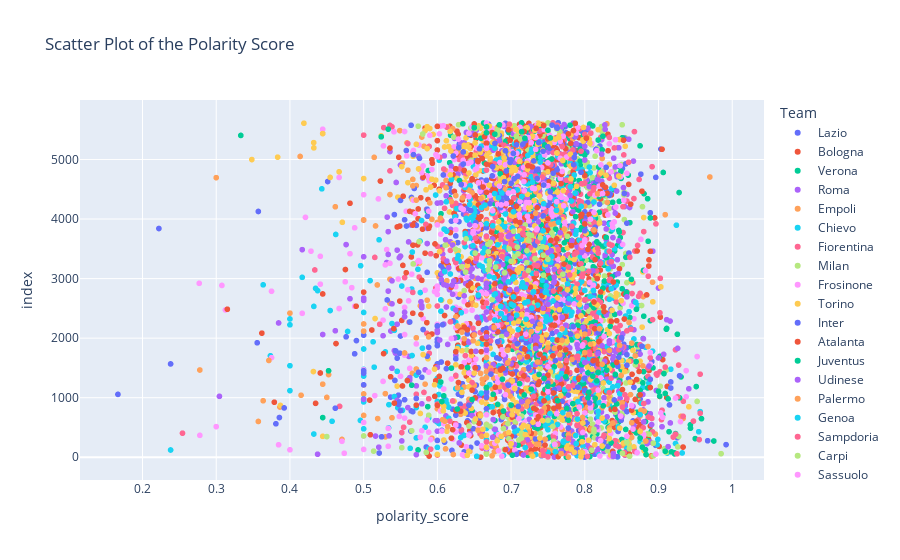

This figure's notebook cell:
### Code cell
# Scatter Plot of the Polarity Score

fig = px.scatter(df1,
                 x = "polarity_score",                 
                 color = "Team",
                 title="Scatter Plot of the Polarity Score",
                )
fig.show()

# Histogram of the Polarity Score

fig = px.histogram(df1, x="polarity_score", title='Distribution of the Polarity_Score')
fig.show()

### Figure 1 — Plotly figure (JSON) as saved in the notebook; plotly's stock layout.template omitted (floating-point values rounded to 4 significant figures; data arrays with more than 128 entries replaced by an {"elided": "..."} marker saying what was removed)
{"data": [{"hovertemplate": "Team=Lazio<br>polarity_score=%{x}<br>index=%{y}<extra></extra>", "legendgroup": "Lazio", "marker": {"color": "#636efa", "symbol": "circle"}, "mode": "markers", "name": "Lazio", "showlegend": true, "type": "scattergl", "x": {"elided": "281 float values"}, "xaxis": "x", "y": {"elided": "281 int values"}, "yaxis": "y"}, {"hovertemplate": "Team=Bologna<br>polarity_score=%{x}<br>index=%{y}<extra></extra>", "legendgroup": "Bologna", "marker": {"color": "#EF553B", "symbol": "circle"}, "mode": "markers", "name": "Bologna", "showlegend": true, "type": "scattergl", "x": {"elided": "280 float values"}, "xaxis": "x", "y": {"elided": "280 int values"}, "yaxis": "y"}, {"hovertemplate": "Team=Verona<br>polarity_score=%{x}<br>index=%{y}<extra></extra>", "legendgroup": "Verona", "marker": {"color": "#00cc96", "symbol": "circle"}, "mode": "markers", "name": "Verona", "showlegend": true, "type": "scattergl", "x": {"elided": "204 float values"}, "xaxis": "x", "y": {"elided": "204 int values"}, "yaxis": "y"}, {"hovertemplate": "Team=Roma<br>polarity_score=%{x}<br>index=%{y}<extra></extra>", "legendgroup": "Roma", "marker": {"color": "#ab63fa", "symbol": "circle"}, "mode": "markers", "name": "Roma", "showlegend": true, "type": "scattergl", "x": {"elided": "281 float values"}, "xaxis": "x", "y": {"elided": "281 int values"}, "yaxis": "y"}, {"hovertemplate": "Team=Empoli<br>polarity_score=%{x}<br>index=%{y}<extra></extra>", "legendgroup": "Empoli", "marker": {"color": "#FFA15A", "symbol": "circle"}, "mode": "markers", "name": "Empoli", "showlegend": true, "type": "scattergl", "x": {"elided": "167 float values"}, "xaxis": "x", "y": {"elided": "167 int values"}, "yaxis": "y"}, {"hovertemplate": "Team=Chievo<br>polarity_score=%{x}<br>index=%{y}<extra></extra>", "legendgroup": "Chievo", "marker": {"color": "#19d3f3", "symbol": "circle"}, "mode": "markers", "name": "Chievo", "showlegend": true, "type": "scattergl", "x": {"elided": "151 float values"}, "xaxis": "x", "y": {"elided": "151 int values"}, "yaxis": "y"}, {"hovertemplate": "Team=Fiorentina<br>polarity_score=%{x}<br>index=%{y}<extra></extra>", "legendgroup": "Fiorentina", "marker": {"color": "#FF6692", "symbol": "circle"}, "mode": "markers", "name": "Fiorentina", "showlegend": true, "type": "scattergl", "x": {"elided": "280 float values"}, "xaxis": "x", "y": {"elided": "280 int values"}, "yaxis": "y"}, {"hovertemplate": "Team=Milan<br>polarity_score=%{x}<br>index=%{y}<extra></extra>", "legendgroup": "Milan", "marker": {"color": "#B6E880", "symbol": "circle"}, "mode": "markers", "name": "Milan", "showlegend": true, "type": "scattergl", "x": {"elided": "281 float values"}, "xaxis": "x", "y": {"elided": "281 int values"}, "yaxis": "y"}, {"hovertemplate": "Team=Frosinone<br>polarity_score=%{x}<br>index=%{y}<extra></extra>", "legendgroup": "Frosinone", "marker": {"color": "#FF97FF", "symbol": "circle"}, "mode": "markers", "name": "Frosinone", "showlegend": true, "type": "scattergl", "x": [0.8333, 0.6364, 0.6341, 0.4737, 0.8387, 0.7049, 0.5, 0.825, 0.6667, 0.5333, 0.3846, 0.7619, 0.7838, 0.4706, 0.8, 0.6207, 0.8793, 0.5, 0.2778, 0.88, 0.76, 0.625, 0.5789, 0.8182, 0.6562, 0.7674, 0.625, 0.6429, 0.6087, 0.5, 0.7179, 0.8, 0.5556, 0.6538, 0.5484, 0.7333, 0.65, 0.8, 0.8214, 0.5263, 0.8667, 0.6786, 0.75, 0.6907, 0.6774, 0.4167, 0.6667, 0.3125, 0.5294, 0.4667, 0.625, 0.8636, 0.74, 0.6667, 0.6667, 0.561, 0.7727, 0.6552, 0.6538, 0.7361, 0.7143, 0.625, 0.6613, 0.375, 0.5833, 0.6552, 0.4839, 0.625, 0.3077, 0.4412, 0.2769, 0.475, 0.6786, 0.6667, 0.6316, 0.64], "xaxis": "x", "y": [8, 25, 42, 67, 91, 118, 131, 148, 179, 184, 209, 226, 253, 268, 294, 303, 326, 355, 368, 383, 402, 425, 446, 466, 487, 508, 533, 548, 565, 584, 609, 620, 657, 661, 686, 709, 728, 743, 2293, 2302, 2327, 2334, 2368, 2389, 2408, 2417, 2448, 2473, 2493, 2498, 2519, 2546, 2565, 2586, 2617, 2626, 2639, 2668, 2687, 2716, 2733, 2739, 2760, 2787, 2806, 2827, 2848, 2862, 2885, 2906, 2921, 2946, 2975, 2984, 3011, 3020], "yaxis": "y"}, {"hovertemplate": "Team=Torino<br>polarity_score=%{x}<br>index=%{y}<extra></extra>", "legendgroup": "Torino", "marker": {"color": "#FECB52", "symbol": "circle"}, "mode": "markers", "name": "Torino", "showlegend": true, "type": "scattergl", "x": {"elided": "280 float values"}, "xaxis": "x", "y": {"elided": "280 int values"}, "yaxis": "y"}, {"hovertemplate": "Team=Inter<br>polarity_score=%{x}<br>index=%{y}<extra></extra>", "legendgroup": "Inter", "marker": {"color": "#636efa", "symbol": "circle"}, "mode": "markers", "name": "Inter", "showlegend": true, "type": "scattergl", "x": {"elided": "281 float values"}, "xaxis": "x", "y": {"elided": "281 int values"}, "yaxis": "y"}, {"hovertemplate": "Team=Atalanta<br>polarity_score=%{x}<br>index=%{y}<extra></extra>", "legendgroup": "Atalanta", "marker": {"color": "#EF553B", "symbol": "circle"}, "mode": "markers", "name": "Atalanta", "showlegend": true, "type": "scattergl", "x": {"elided": "281 float values"}, "xaxis": "x", "y": {"elided": "281 int values"}, "yaxis": "y"}, {"hovertemplate": "Team=Juventus<br>polarity_score=%{x}<br>index=%{y}<extra></extra>", "legendgroup": "Juventus", "marker": {"color": "#00cc96", "symbol": "circle"}, "mode": "markers", "name": "Juventus", "showlegend": true, "type": "scattergl", "x": {"elided": "279 float values"}, "xaxis": "x", "y": {"elided": "279 int values"}, "yaxis": "y"}, {"hovertemplate": "Team=Udinese<br>polarity_score=%{x}<br>index=%{y}<extra></extra>", "legendgroup": "Udinese", "marker": {"color": "#ab63fa", "symbol": "circle"}, "mode": "markers", "name": "Udinese", "showlegend": true, "type": "scattergl", "x": {"elided": "281 float values"}, "xaxis": "x", "y": {"elided": "281 int values"}, "yaxis": "y"}, {"hovertemplate": "Team=Palermo<br>polarity_score=%{x}<br>index=%{y}<extra></extra>", "legendgroup": "Palermo", "marker": {"color": "#FFA15A", "symbol": "circle"}, "mode": "markers", "name": "Palermo", "showlegend": true, "type": "scattergl", "x": [0.8906, 0.7407, 0.7273, 0.7679, 0.6774, 0.7982, 0.7564, 0.76, 0.7818, 0.6792, 0.7347, 0.6739, 0.7167, 0.8829, 0.7778, 0.7463, 0.8636, 0.6604, 0.7778, 0.6923, 0.72, 0.7234, 0.6552, 0.8082, 0.8333, 0.614, 0.75, 0.7632, 0.8378, 0.8636, 0.6102, 0.6071, 0.519, 0.7969, 0.9306, 0.7778, 0.6579, 0.7442, 0.8807, 0.8762, 0.7679, 0.7451, 0.8036, 0.7209, 0.8308, 0.8507, 0.7229, 0.8361, 0.6429, 0.8333, 0.45, 0.6986, 0.4151, 0.5294, 0.82, 0.6957, 0.7586, 0.675, 0.6275, 0.6842, 0.65, 0.5833, 0.6613, 0.7538, 0.7, 0.661, 0.6667, 0.7945, 0.8493, 0.4524, 0.6585, 0.6667, 0.6812, 0.717, 0.6724, 0.7], "xaxis": "x", "y": [14, 39, 52, 61, 94, 113, 134, 147, 164, 189, 218, 230, 255, 272, 287, 302, 333, 352, 377, 391, 412, 423, 454, 475, 494, 513, 530, 553, 574, 579, 605, 630, 649, 668, 687, 710, 727, 754, 774, 789, 800, 825, 839, 858, 893, 914, 931, 954, 973, 988, 1005, 1028, 1041, 1068, 1087, 1106, 1115, 1147, 1166, 1183, 1208, 1228, 1239, 1272, 1295, 1310, 1337, 1350, 1373, 1388, 1407, 1434, 1443, 1470, 1497, 1510], "yaxis": "y"}, {"hovertemplate": "Team=Genoa<br>polarity_score=%{x}<br>index=%{y}<extra></extra>", "legendgroup": "Genoa", "marker": {"color": "#19d3f3", "symbol": "circle"}, "mode": "markers", "name": "Genoa", "showlegend": true, "type": "scattergl", "x": {"elided": "265 float values"}, "xaxis": "x", "y": {"elided": "265 int values"}, "yaxis": "y"}, {"hovertemplate": "Team=Sampdoria<br>polarity_score=%{x}<br>index=%{y}<extra></extra>", "legendgroup": "Sampdoria", "marker": {"color": "#FF6692", "symbol": "circle"}, "mode": "markers", "name": "Sampdoria", "showlegend": true, "type": "scattergl", "x": {"elided": "281 float values"}, "xaxis": "x", "y": {"elided": "281 int values"}, "yaxis": "y"}, {"hovertemplate": "Team=Carpi<br>polarity_score=%{x}<br>index=%{y}<extra></extra>", "legendgroup": "Carpi", "marker": {"color": "#B6E880", "symbol": "circle"}, "mode": "markers", "name": "Carpi", "showlegend": true, "type": "scattergl", "x": [0.8608, 0.8932, 0.6667, 0.8511, 0.5849, 0.5135, 0.8095, 0.8605, 0.5517, 0.76, 0.76, 0.8929, 0.8571, 0.7576, 0.7105, 0.697, 0.7143, 0.45, 0.5, 0.8873, 0.7143, 0.8125, 0.5652, 0.8125, 0.6897, 0.7568, 0.6429, 0.6667, 0.6957, 0.65, 0.7059, 0.75, 0.8077, 0.6889, 0.7143, 0.5882, 0.6667, 0.8409], "xaxis": "x", "y": [17, 26, 53, 68, 82, 103, 120, 145, 160, 185, 206, 237, 246, 271, 290, 309, 322, 347, 358, 386, 407, 422, 445, 471, 482, 517, 524, 547, 564, 597, 598, 619, 640, 677, 692, 705, 724, 757], "yaxis": "y"}, {"hovertemplate": "Team=Sassuolo<br>polarity_score=%{x}<br>index=%{y}<extra></extra>", "legendgroup": "Sassuolo", "marker": {"color": "#FF97FF", "symbol": "circle"}, "mode": "markers", "name": "Sassuolo", "showlegend": true, "type": "scattergl", "x": {"elided": "279 float values"}, "xaxis": "x", "y": {"elided": "279 int values"}, "yaxis": "y"}, {"hovertemplate": "Team=Napoli<br>polarity_score=%{x}<br>index=%{y}<extra></extra>", "legendgroup": "Napoli", "marker": {"color": "#FECB52", "symbol": "circle"}, "mode": "markers", "name": "Napoli", "showlegend": true, "type": "scattergl", "x": {"elided": "279 float values"}, "xaxis": "x", "y": {"elided": "279 int values"}, "yaxis": "y"}, {"hovertemplate": "Team=Crotone<br>polarity_score=%{x}<br>index=%{y}<extra></extra>", "legendgroup": "Crotone", "marker": {"color": "#636efa", "symbol": "circle"}, "mode": "markers", "name": "Crotone", "showlegend": true, "type": "scattergl", "x": [0.5667, 0.55, 0.6667, 0.4615, 0.7097, 0.6429, 0.5476, 0.8065, 0.5484, 0.7692, 0.84, 0.5714, 0.6667, 0.6087, 0.7778, 0.1667, 0.6667, 0.8, 0.7586, 0.9167, 0.7907, 0.6964, 0.5, 0.7358, 0.75, 0.9167, 0.5424, 0.8889, 0.8, 0.5789, 0.9286, 0.6727, 0.5, 0.5745, 0.5, 0.6923, 0.6852, 0.6552, 0.8448, 0.8571, 0.2381, 0.8108, 0.6053, 0.76, 0.625, 0.5455, 0.8462, 0.7692, 0.8571, 0.4878, 0.8182, 0.5435, 0.7547, 0.7143, 0.5882, 0.8776, 0.6, 0.7083, 0.6, 0.6818, 0.4902, 0.6, 0.85, 0.4762, 0.5, 0.7805, 0.8182, 0.5, 0.8, 0.5806, 0.6667, 0.7843, 0.6, 0.6071, 0.7368, 0.5625, 0.8, 0.6102, 0.2222, 0.814, 0.5581, 0.5714, 0.8571, 0.6522, 0.619, 0.5556, 0.7647, 0.7317, 0.7234, 0.7436, 0.5417, 0.7308, 0.3571, 0.6452, 0.5862, 0.6857, 0.7368, 0.75, 0.6711, 0.697, 0.8039, 0.6875, 0.55, 0.6552, 0.6933, 0.6857, 0.8333, 0.8345, 0.6931, 0.7531, 0.7059, 0.5686, 0.8269, 0.6585], "xaxis": "x", "y": [765, 784, 815, 824, 853, 874, 885, 913, 926, 941, 962, 987, 1006, 1024, 1045, 1056, 1097, 1125, 1132, 1163, 1178, 1209, 1216, 1224, 1241, 1264, 1290, 1309, 1328, 1343, 1368, 1397, 1411, 1426, 1453, 1466, 1487, 1504, 1526, 1546, 1567, 1576, 1599, 1624, 1653, 1664, 1679, 1713, 1722, 1737, 1760, 1785, 1810, 1825, 1846, 1863, 1874, 1905, 1931, 1942, 1959, 1980, 2007, 2022, 2050, 2070, 2093, 2117, 2126, 2145, 2162, 2195, 2208, 2225, 2246, 2271, 3805, 3826, 3841, 3860, 3883, 3894, 3931, 3936, 3965, 3988, 3996, 4015, 4037, 4054, 4075, 4100, 4127, 4144, 4165, 4190, 4209, 4230, 4255, 4264, 4279, 4300, 4313, 4336, 4365, 4377, 4396, 4422, 4439, 4458, 4493, 4514, 4527, 4540], "yaxis": "y"}, {"hovertemplate": "Team=Cagliari<br>polarity_score=%{x}<br>index=%{y}<extra></extra>", "legendgroup": "Cagliari", "marker": {"color": "#EF553B", "symbol": "circle"}, "mode": "markers", "name": "Cagliari", "showlegend": true, "type": "scattergl", "x": {"elided": "228 float values"}, "xaxis": "x", "y": {"elided": "228 int values"}, "yaxis": "y"}, {"hovertemplate": "Team=Pescara<br>polarity_score=%{x}<br>index=%{y}<extra></extra>", "legendgroup": "Pescara", "marker": {"color": "#00cc96", "symbol": "circle"}, "mode": "markers", "name": "Pescara", "showlegend": true, "type": "scattergl", "x": [0.6897, 0.6271, 0.7755, 0.587, 0.825, 0.7, 0.7838, 0.6061, 0.7632, 0.6471, 0.814, 0.8043, 0.6087, 0.7179, 0.6757, 0.8056, 0.9, 0.7273, 0.6667, 0.6667, 0.75, 0.5652, 0.7115, 0.8788, 0.6047, 0.8163, 0.6883, 0.7447, 0.7742, 0.8108, 0.7381, 0.8043, 0.8182, 0.4524, 0.8298, 0.619, 0.641], "xaxis": "x", "y": [776, 810, 819, 850, 863, 876, 900, 935, 950, 969, 990, 999, 1031, 1046, 1057, 1092, 1107, 1143, 1168, 1173, 1192, 1210, 1235, 1250, 1263, 1283, 1312, 1323, 1352, 1361, 1390, 1416, 1425, 1452, 1463, 1496, 1507], "yaxis": "y"}, {"hovertemplate": "Team=Spal<br>polarity_score=%{x}<br>index=%{y}<extra></extra>", "legendgroup": "Spal", "marker": {"color": "#ab63fa", "symbol": "circle"}, "mode": "markers", "name": "Spal", "showlegend": true, "type": "scattergl", "x": [0.8871, 0.7333, 0.7, 0.8, 0.8269, 0.6923, 0.7143, 0.7667, 0.8387, 0.7111, 0.907, 0.8182, 0.8333, 0.6522, 0.6667, 0.7333, 0.85, 0.8235, 0.7895, 0.8333, 0.6429, 0.8333, 0.6032, 0.7333, 0.7353, 0.6667, 0.5263, 0.4444, 0.6939, 0.6, 0.4615, 0.6765, 0.6731, 0.7978, 0.7742, 0.5455, 0.3846, 0.75, 0.7292, 0.75, 0.7, 0.7692, 0.5556, 0.75, 0.6857, 0.5556, 0.6667, 0.625, 0.7083, 0.7436, 0.6889, 0.5789, 0.75, 0.7778, 0.5778, 0.5, 0.6833, 0.5, 0.8571, 0.6364, 0.6818, 0.6818, 0.7308, 0.5333, 0.6981, 0.7075, 0.6667, 0.6857, 0.6129, 0.7209, 0.6667, 0.7586, 0.6222, 0.6905, 0.6552, 0.6471, 0.6923, 0.7708, 0.6061, 0.6897, 0.8108, 0.75, 0.7586, 0.6154, 0.6731, 0.6885, 0.7368, 0.8333, 0.6129, 0.72, 0.6727, 0.5484, 0.5, 0.55, 0.5333, 0.75, 0.7955, 0.7547, 0.4167, 0.7105, 0.6667, 0.6458, 0.6207, 0.5862, 0.7465, 0.8462, 0.6111, 0.675, 0.7097, 0.6962, 0.6984, 0.7027, 0.7667, 0.5333], "xaxis": "x", "y": [1531, 1554, 1569, 1592, 1611, 1620, 1652, 1661, 1690, 1711, 1728, 1741, 1766, 1779, 1797, 1826, 1843, 1870, 1889, 1910, 1929, 1954, 1969, 1984, 2013, 2023, 2040, 2061, 2064, 2095, 2124, 2149, 2172, 2182, 2217, 2234, 2255, 2274, 2283, 2308, 2333, 2352, 2359, 2394, 2415, 2434, 2439, 2472, 2491, 2502, 2521, 2542, 2569, 2592, 2611, 2634, 2649, 2672, 2693, 2710, 2727, 2752, 2775, 2790, 2809, 2820, 2849, 2868, 2883, 2900, 2923, 2950, 2961, 2990, 3003, 3034, 3050, 3059, 3090, 3107, 3134, 3139, 3158, 3185, 3208, 3235, 3254, 3271, 3294, 3305, 3328, 3351, 3367, 3378, 3405, 3435, 3438, 3467, 3486, 3499, 3522, 3539, 3564, 3589, 3610, 3633, 3654, 3665, 3696, 3707, 3730, 3752, 3771, 3788], "yaxis": "y"}, {"hovertemplate": "Team=Benevento<br>polarity_score=%{x}<br>index=%{y}<extra></extra>", "legendgroup": "Benevento", "marker": {"color": "#FFA15A", "symbol": "circle"}, "mode": "markers", "name": "Benevento", "showlegend": true, "type": "scattergl", "x": [0.8788, 0.7667, 0.8235, 0.6957, 0.7358, 0.3714, 0.7826, 0.6667, 0.7119, 0.8684, 0.766, 0.5556, 0.8, 0.8333, 0.6957, 0.7586, 0.75, 0.8857, 0.8472, 0.8077, 0.8636, 0.6486, 0.7692, 0.6364, 0.5714, 0.5882, 0.65, 0.8, 0.6333, 0.7273, 0.5, 0.7692, 0.82, 0.6769, 0.6275, 0.7391, 0.5, 0.86, 0.8125, 0.7722, 0.7, 0.6538, 0.5161, 0.7541, 0.7586, 0.6, 0.6667, 0.5, 0.5926, 0.6042, 0.6444, 0.9091, 0.6735, 0.7333, 0.7667, 0.6753, 0.7619, 0.6667, 0.4615, 0.8, 0.7727, 0.5897, 0.8305, 0.619, 0.5714, 0.6591, 0.6341, 0.625, 0.5357, 0.8174, 0.6471, 0.7333, 0.6429, 0.6923, 0.6118, 0.5667], "xaxis": "x", "y": [1533, 1538, 1562, 1589, 1600, 1625, 1642, 1675, 1682, 1703, 1720, 1751, 1758, 1793, 1800, 1829, 1842, 1859, 1878, 1898, 1917, 1957, 1964, 1991, 2006, 2021, 2053, 2068, 2101, 2110, 2118, 2157, 2160, 2179, 2204, 2235, 2238, 2263, 3817, 3832, 3846, 3871, 3884, 3913, 3920, 3943, 3958, 3985, 3995, 4016, 4042, 4073, 4090, 4095, 4114, 4145, 4156, 4183, 4206, 4217, 4252, 4271, 4280, 4293, 4318, 4343, 4356, 4394, 4411, 4425, 4442, 4461, 4486, 4501, 4526, 4557], "yaxis": "y"}, {"hovertemplate": "Team=Parma<br>polarity_score=%{x}<br>index=%{y}<extra></extra>", "legendgroup": "Parma", "marker": {"color": "#19d3f3", "symbol": "circle"}, "mode": "markers", "name": "Parma", "showlegend": true, "type": "scattergl", "x": [0.7474, 0.7536, 0.7203, 0.6911, 0.7476, 0.7075, 0.6867, 0.6325, 0.6048, 0.7748, 0.7742, 0.7282, 0.686, 0.7034, 0.7, 0.7188, 0.7227, 0.757, 0.8333, 0.7788, 0.7033, 0.8072, 0.6555, 0.6786, 0.7463, 0.7303, 0.8118, 0.8359, 0.719, 0.7143, 0.7476, 0.7767, 0.7155, 0.6963, 0.7424, 0.7023, 0.6768, 0.7037, 0.6703, 0.6176, 0.7288, 0.61, 0.6646, 0.5736, 0.6809, 0.7801, 0.6609, 0.4959, 0.6806, 0.754, 0.748, 0.8364, 0.6949, 0.6273, 0.7554, 0.6283, 0.7232, 0.6618, 0.566, 0.8302, 0.6643, 0.664, 0.6376, 0.6483, 0.6818, 0.7069, 0.7436, 0.5765, 0.521, 0.7445, 0.6441, 0.7089, 0.6379, 0.4621, 0.6379, 0.6127, 0.7434, 0.609, 0.7019, 0.6914, 0.6752, 0.9243, 0.6667, 0.7643, 0.5786, 0.6402, 0.6391, 0.6462, 0.6237, 0.6493, 0.6923, 0.675, 0.7031, 0.7615, 0.626, 0.66, 0.7951, 0.6645, 0.6438, 0.7442, 0.6121, 0.7818, 0.76, 0.6444, 0.6829, 0.7143, 0.5976, 0.6776, 0.6875, 0.6981, 0.7083, 0.4432, 0.6375, 0.7805], "xaxis": "x", "y": [2286, 2309, 2318, 2337, 2360, 2387, 2410, 2427, 2452, 2457, 2492, 2505, 2534, 2549, 2572, 2591, 2612, 2625, 2652, 2663, 2692, 2701, 2724, 2743, 2770, 2779, 2800, 2831, 2852, 2863, 2878, 2911, 2932, 2945, 2972, 2995, 3014, 3031, 3038, 3077, 3088, 3117, 3132, 3156, 3159, 3190, 3201, 3216, 3251, 3272, 3283, 3308, 3333, 3339, 3372, 3387, 3414, 3433, 3446, 3459, 3494, 3511, 3538, 3551, 3569, 3596, 3613, 3630, 3651, 3670, 3683, 3704, 3722, 3741, 3758, 3795, 3802, 3831, 3850, 3869, 3886, 3897, 3922, 3947, 3975, 3984, 4013, 4026, 4038, 4055, 4084, 4097, 4122, 4147, 4174, 4193, 4212, 4235, 4246, 4257, 4290, 4303, 4324, 4334, 4357, 4378, 4403, 4427, 4438, 4475, 4488, 4507, 4530, 4543], "yaxis": "y"}, {"hovertemplate": "Team=Brescia<br>polarity_score=%{x}<br>index=%{y}<extra></extra>", "legendgroup": "Brescia", "marker": {"color": "#FF6692", "symbol": "circle"}, "mode": "markers", "name": "Brescia", "showlegend": true, "type": "scattergl", "x": [0.7963, 0.7794, 0.7344, 0.7978, 0.8052, 0.4337, 0.7778, 0.6829, 0.7356, 0.7949, 0.8214, 0.8361, 0.6721, 0.7292, 0.6528, 0.8611, 0.6875, 0.7126, 0.7857, 0.8182, 0.789, 0.8333, 0.764, 0.8175, 0.7262, 0.7045, 0.8364, 0.7, 0.6364, 0.7361, 0.7273, 0.6863, 0.6517, 0.6667, 0.6867, 0.7179, 0.7159, 0.7333], "xaxis": "x", "y": [3045, 3061, 3086, 3101, 3120, 3145, 3194, 3203, 3218, 3249, 3258, 3285, 3296, 3329, 3336, 3358, 3373, 3376, 3407, 3426, 3436, 3457, 3488, 3507, 3518, 3549, 3559, 3580, 3605, 3626, 3653, 3660, 3679, 3706, 3727, 3740, 3763, 3778], "yaxis": "y"}, {"hovertemplate": "Team=Lecce<br>polarity_score=%{x}<br>index=%{y}<extra></extra>", "legendgroup": "Lecce", "marker": {"color": "#B6E880", "symbol": "circle"}, "mode": "markers", "name": "Lecce", "showlegend": true, "type": "scattergl", "x": [0.744, 0.7703, 0.6912, 0.6383, 0.7234, 0.6689, 0.7969, 0.679, 0.6332, 0.6706, 0.5672, 0.7213, 0.7, 0.6708, 0.75, 0.7324, 0.7046, 0.7436, 0.7094, 0.6513, 0.6691, 0.7215, 0.6246, 0.6974, 0.7085, 0.7429, 0.6105, 0.6684, 0.6719, 0.5752, 0.7243, 0.6389, 0.7397, 0.7763, 0.7276, 0.7236, 0.7554, 0.7034, 0.7162, 0.7128, 0.6222, 0.7072, 0.6818, 0.5802, 0.6426, 0.6692, 0.6818, 0.652, 0.6454, 0.6538, 0.574, 0.6288, 0.6346], "xaxis": "x", "y": [3057, 3072, 3097, 3110, 3135, 3148, 3167, 3193, 3198, 3229, 3246, 3267, 3292, 3301, 3324, 3337, 3370, 3392, 3415, 3428, 3451, 3470, 3493, 3498, 3529, 3534, 3560, 3579, 3608, 3621, 3638, 3667, 3686, 3711, 3726, 3747, 3769, 3794, 5322, 5345, 5376, 5393, 5417, 5428, 5439, 5466, 5495, 5516, 5529, 5540, 5559, 5584, 5603], "yaxis": "y"}, {"hovertemplate": "Team=Spezia<br>polarity_score=%{x}<br>index=%{y}<extra></extra>", "legendgroup": "Spezia", "marker": {"color": "#FF97FF", "symbol": "circle"}, "mode": "markers", "name": "Spezia", "showlegend": true, "type": "scattergl", "x": [0.7347, 0.7353, 0.4878, 0.8378, 0.6512, 0.6, 0.8372, 0.7727, 0.7241, 0.625, 0.8077, 0.4211, 0.7222, 0.8313, 0.5699, 0.8125, 0.5882, 0.675, 0.6353, 0.6322, 0.8421, 0.7714, 0.6866, 0.6935, 0.7245, 0.7619, 0.8529, 0.52, 0.7527, 0.6429, 0.5, 0.8241, 0.6964, 0.7027, 0.7179, 0.7317, 0.7292, 0.6842, 0.6364, 0.7442, 0.6557, 0.7174, 0.7024, 0.7368, 0.7037, 0.4667, 0.6765, 0.6129, 0.8571, 0.5789, 0.7692, 0.5926, 0.6533, 0.7414, 0.8478, 0.6923, 0.6415, 0.697, 0.6456, 0.6349, 0.6232, 0.7857, 0.6, 0.7009, 0.598, 0.625, 0.7623, 0.5667, 0.8163, 0.7333, 0.6667, 0.6226, 0.575, 0.8095, 0.7273, 0.7667, 0.8416, 0.6286, 0.7234, 0.7708, 0.5897, 0.6667, 0.6429, 0.5412, 0.6667, 0.4444, 0.6739, 0.6471, 0.6081, 0.6889, 0.6667], "xaxis": "x", "y": [3820, 3835, 3853, 3864, 3887, 3902, 3921, 3938, 3969, 3976, 3997, 4028, 4047, 4070, 4088, 4111, 4132, 4139, 4159, 4184, 4201, 4222, 4237, 4256, 4275, 4292, 4315, 4338, 4363, 4376, 4409, 4428, 4437, 4457, 4476, 4509, 4518, 4554, 4575, 4585, 4608, 4629, 4646, 4658, 4691, 4698, 4721, 4738, 4767, 4780, 4799, 4832, 4849, 4866, 4897, 4910, 4935, 4940, 4957, 4985, 5000, 5027, 5046, 5067, 5082, 5105, 5110, 5129, 5148, 5169, 5188, 5211, 5242, 5268, 5281, 5308, 5332, 5343, 5368, 5391, 5406, 5419, 5442, 5465, 5487, 5508, 5521, 5548, 5567, 5580, 5613], "yaxis": "y"}, {"hovertemplate": "Team=Salernitana<br>polarity_score=%{x}<br>index=%{y}<extra></extra>", "legendgroup": "Salernitana", "marker": {"color": "#FECB52", "symbol": "circle"}, "mode": "markers", "name": "Salernitana", "showlegend": true, "type": "scattergl", "x": [0.84, 0.6957, 0.56, 0.6923, 0.6857, 0.5926, 0.5, 0.4545, 0.8462, 0.6176, 0.6429, 0.4667, 0.7, 0.7059, 0.5745, 0.68, 0.5517, 0.6986, 0.7308, 0.7119, 0.3483, 0.6905, 0.3833, 0.5672, 0.6512, 0.7805, 0.7623, 0.6184, 0.7429, 0.5862, 0.4324, 0.6429, 0.6154, 0.5714, 0.7361, 0.807, 0.6512, 0.6122, 0.7973, 0.76, 0.7647, 0.5238, 0.7812, 0.4444, 0.6633, 0.6173, 0.7321, 0.7067, 0.5897, 0.5862, 0.6705, 0.7375, 0.4189], "xaxis": "x", "y": [4567, 4596, 4611, 4624, 4644, 4669, 4680, 4699, 4722, 4741, 4772, 4793, 4808, 4819, 4842, 4859, 4881, 4900, 4963, 4970, 4999, 5026, 5039, 5054, 5072, 5089, 5108, 5143, 5152, 5183, 5195, 5209, 5218, 5255, 5256, 5272, 5279, 5314, 5330, 5341, 5370, 5397, 5414, 5435, 5438, 5471, 5488, 5505, 5520, 5551, 5562, 5589, 5609], "yaxis": "y"}, {"hovertemplate": "Team=Venezia<br>polarity_score=%{x}<br>index=%{y}<extra></extra>", "legendgroup": "Venezia", "marker": {"color": "#636efa", "symbol": "circle"}, "mode": "markers", "name": "Venezia", "showlegend": true, "type": "scattergl", "x": [0.7442, 0.6324, 0.7, 0.6912, 0.6667, 0.7042, 0.7353, 0.7089, 0.6744, 0.6081, 0.7571, 0.7949, 0.6935, 0.7624, 0.7364, 0.8289, 0.675, 0.7848, 0.6353, 0.6986, 0.7308, 0.7, 0.5758, 0.7857, 0.6216, 0.5676, 0.7031, 0.6351, 0.7432, 0.6923, 0.6571, 0.629, 0.75, 0.7073, 0.716, 0.6782, 0.7375, 0.7193], "xaxis": "x", "y": [4571, 4579, 4599, 4628, 4651, 4676, 4679, 4716, 4725, 4740, 4769, 4786, 4807, 4826, 4839, 4868, 4882, 4913, 4924, 4950, 4976, 4993, 5020, 5033, 5058, 5081, 5102, 5127, 5138, 5149, 5180, 5199, 5212, 5245, 5257, 5270, 5285, 5316], "yaxis": "y"}, {"hovertemplate": "Team=Monza<br>polarity_score=%{x}<br>index=%{y}<extra></extra>", "legendgroup": "Monza", "marker": {"color": "#EF553B", "symbol": "circle"}, "mode": "markers", "name": "Monza", "showlegend": true, "type": "scattergl", "x": [0.8526, 0.75, 0.8022, 0.664, 0.6514, 0.7778, 0.6742, 0.7177, 0.7846, 0.6967, 0.734, 0.6, 0.7442, 0.65, 0.787], "xaxis": "x", "y": [5324, 5349, 5358, 5383, 5412, 5429, 5452, 5469, 5486, 5499, 5523, 5556, 5570, 5597, 5608], "yaxis": "y"}, {"hovertemplate": "Team=Cremonese<br>polarity_score=%{x}<br>index=%{y}<extra></extra>", "legendgroup": "Cremonese", "marker": {"color": "#00cc96", "symbol": "circle"}, "mode": "markers", "name": "Cremonese", "showlegend": true, "type": "scattergl", "x": [0.8182, 0.7188, 0.7532, 0.5238, 0.3333, 0.678, 0.6667, 0.7143, 0.75, 0.5333, 0.65, 0.6667, 0.8108, 0.6842, 0.6346], "xaxis": "x", "y": [5327, 5355, 5362, 5381, 5404, 5425, 5448, 5467, 5492, 5509, 5534, 5546, 5563, 5582, 5599], "yaxis": "y"}], "layout": {"autosize": true, "legend": {"title": {"text": "Team"}, "tracegroupgap": 0}, "title": {"text": "Scatter Plot of the Polarity Score"}, "xaxis": {"anchor": "y", "autorange": true, "domain": [0, 1], "range": [0.1123, 1.046], "title": {"text": "polarity_score"}, "type": "linear"}, "yaxis": {"anchor": "x", "autorange": true, "domain": [0, 1], "range": [-463.5, 6081.0], "title": {"text": "index"}, "type": "linear"}}}
